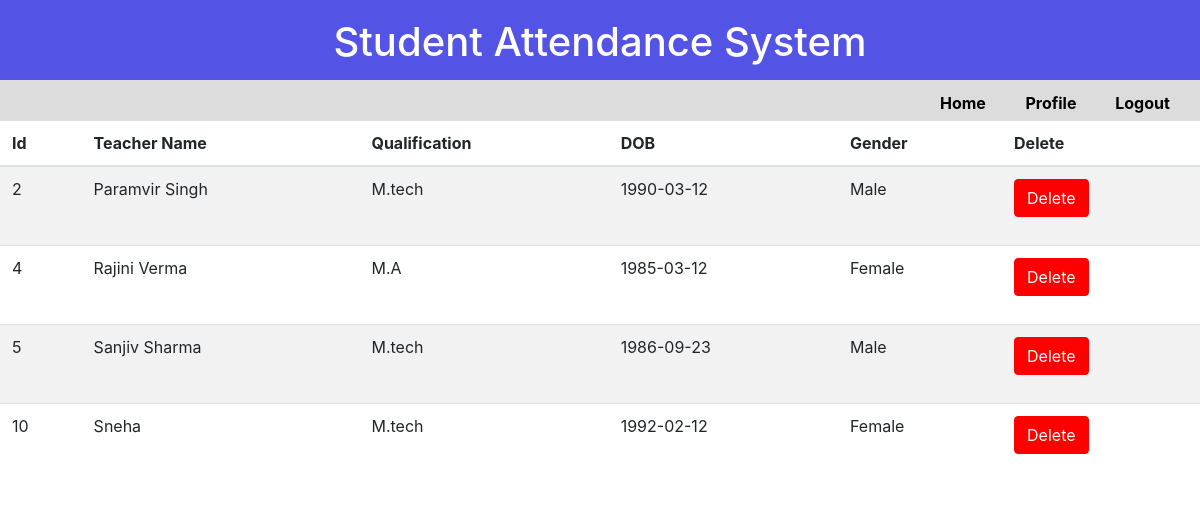
Page /admin/teacher_update.php on the committed database.
### tables this page shows
CREATE TABLE `t` (
  `t_id` int(40) NOT NULL,
  `username` varchar(50) NOT NULL,
  `qualification` varchar(80) DEFAULT NULL,
  `password` varchar(80) NOT NULL,
  `dob` date NOT NULL,
  `gender` varchar(30) NOT NULL
);

### admin/teacher_update.php (the view, shortened to what this page needs)
<!doctype html5>
<html>
<head>
<link type="text/css" href='decor16.css' rel='stylesheet'>
<link href="css/bootstrap.css" rel="stylesheet">
</head>
<body>
<div class="header">
<h1 class="attend">Student Attendance System</h1>
</div>
<div class="st">
<div style="padding-top:11px;">
<label style="padding-left:940px;"><strong><a href="adminpanel.php" class="m1" >Home</a></strong></label>
<label style="padding-left:35px;"><strong><a href="profile.php" class="m1" >Profile</a><strong></label>
<label style="padding-left:35px; "><strong><a href="logout.php" class="m1" >Logout</a><strong></label>
</div>
</div>
<table class="table table-striped">
<thead>
<tr>
<th>Id</th>
<th>Teacher Name </th>
<th>Qualification</th>
<th>DOB</th>
<th>Gender</th>
<th>Delete</th>
</tr>
</thead>
<tbody>
<?php
include('connect.php');
$qr="SELECT * FROM t";
$result=mysqli_query($con,$qr);
while($data=mysqli_fetch_array($result)){
	if($data['t_id']>1){
	echo "<tr><td>".$data['t_id']."</td><td>".$data['username']."</td><td>".$data['qualification']."</td><td>".$data['dob']."</td><td>".$data['gender']."</td><td><form method='POST' action='delete.php'><button value={$data['t_id']} name='delete' class='btn btn-primary' style='background-color:red;border:1px solid red;'>Delete</button></form></td></tr>";
	}
}
?>
</tbody>
</table>
</body>
</html>

### admin/decor16.css (style rules this page uses)
.header { height:80px; background-color:rgba(10,10,220,0.7); }
.attend { text-align:center; color:white; padding-top:18px; }
.st { background-color:rgba(140,140,140,0.3);height:40px; }
.m1 { color:black; text-decoration:none; }

### rows in the picture
t: t_id "2", username "Paramvir Singh", qualification "M.tech", dob "1990-03-12", gender "Male"
t: t_id "4", username "Rajini Verma", qualification "M.A", dob "1985-03-12", gender "Female"
t: t_id "5", username "Sanjiv Sharma", qualification "M.tech", dob "1986-09-23", gender "Male"
t: t_id "10", username "Sneha", qualification "M.tech", dob "1992-02-12", gender "Female"
